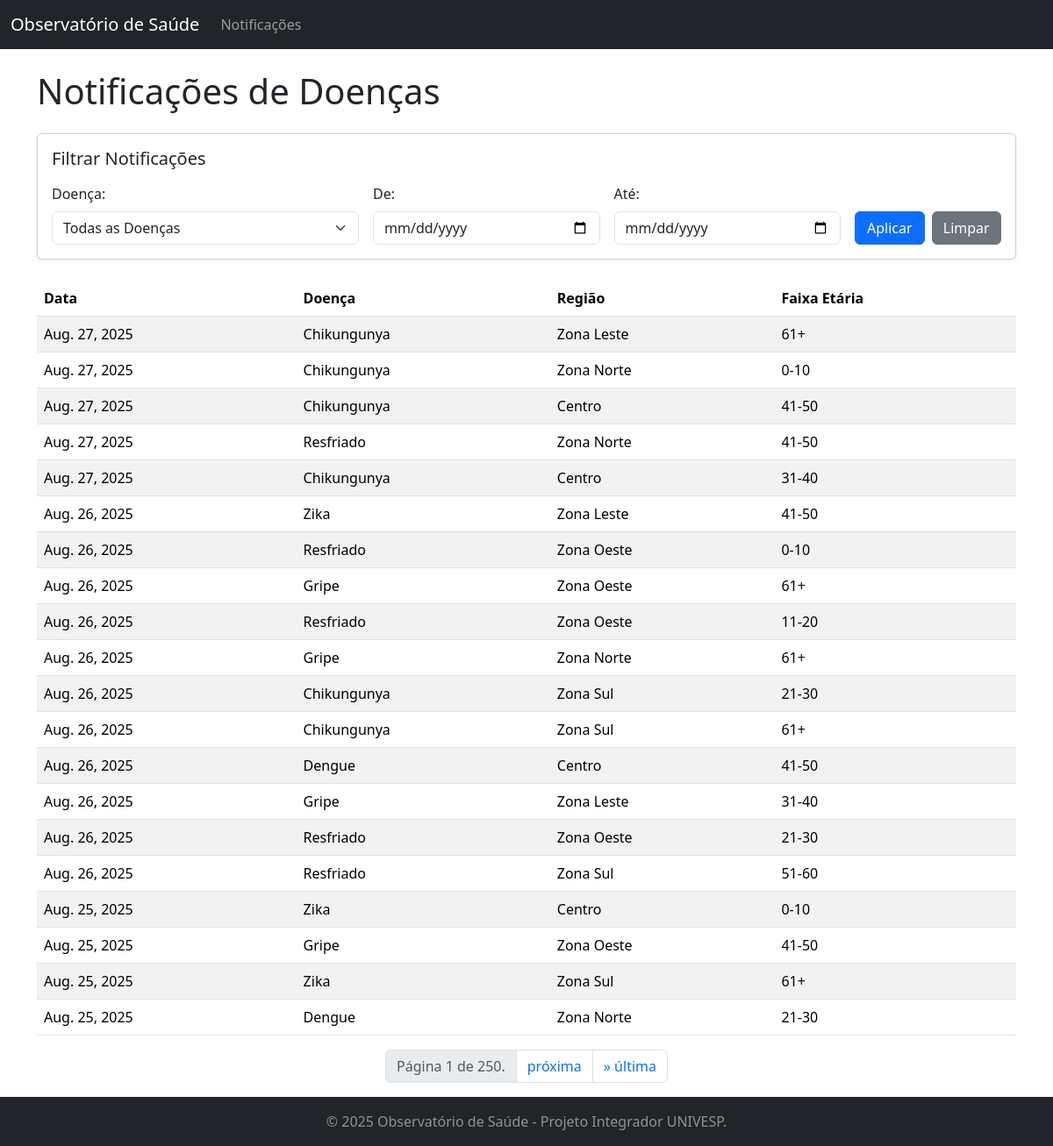
The page /notificacoes/ on the database its author committed.
### analise_saude/models.py (models this page shows)
class NotificacaoDoenca(models.Model):
    data_notificacao = models.DateField(help_text="Data da notificação do caso")
    doenca = models.CharField(max_length=100, help_text="Nome da doença (ex: Dengue, Chikungunya)")
    regiao = models.CharField(max_length=100, help_text="Região/bairro onde o caso foi notificado")
    sexo = models.CharField(max_length=10, blank=True, null=True)
    faixa_etaria = models.CharField(max_length=20, blank=True, null=True)
    class Meta:
        verbose_name = "Notificação de Doença"
        verbose_name_plural = "Notificações de Doenças"
        ordering = ['-data_notificacao']

### analise_saude/views.py (the view)
# urls.py: path('notificacoes/', views.lista_notificacoes, name='lista_notificacoes'),
def lista_notificacoes(request):
    notificacoes_list = NotificacaoDoenca.objects.all().order_by('-data_notificacao')
    doenca = request.GET.get('doenca')
    data_inicio = request.GET.get('data_inicio')
    data_fim = request.GET.get('data_fim')
    if doenca:
        notificacoes_list = notificacoes_list.filter(doenca=doenca)
    if data_inicio:
        notificacoes_list = notificacoes_list.filter(data_notificacao__gte=data_inicio)
    if data_fim:
        notificacoes_list = notificacoes_list.filter(data_notificacao__lte=data_fim)
    paginator = Paginator(notificacoes_list, 20)
    page_number = request.GET.get('page')
    notificacoes = paginator.get_page(page_number)
    doencas_disponiveis = NotificacaoDoenca.objects.values('doenca').annotate(
        total=Count('id')).order_by('doenca')
    context = {
        'notificacoes': notificacoes,
        'doencas_disponiveis': doencas_disponiveis,
    }
    return render(request, 'analise_saude/lista_notificacoes.html', context)

### analise_saude/templates/analise_saude/lista_notificacoes.html (shortened to what this page needs)
{% extends 'analise_saude/base.html' %}
{% block content %}
    <h1 class="mb-4">Notificações de Doenças</h1>
    <div class="card p-3 mb-4 shadow-sm">
        <h4 class="card-title h5 mb-3">Filtrar Notificações</h4>
        <form method="get" class="row g-3 align-items-end">
            <div class="col-md-4">
                <label for="doenca" class="form-label">Doença:</label>
                <select name="doenca" id="doenca" class="form-select">
                    <option value="">Todas as Doenças</option>
                </select>
            </div>
            <div class="col-md-3">
                <label for="data_inicio" class="form-label">De:</label>
                <input type="date" name="data_inicio" id="data_inicio" class="form-control" value="{{ request.GET.data_inicio }}">
            </div>
            <div class="col-md-3">
                <label for="data_fim" class="form-label">Até:</label>
                <input type="date" name="data_fim" id="data_fim" class="form-control" value="{{ request.GET.data_fim }}">
            </div>
            <div class="col-md-2 d-flex align-items-end">
                <button type="submit" class="btn btn-primary w-100 me-2">Aplicar</button>
                <a href="{% url 'lista_notificacoes' %}" class="btn btn-secondary w-100">Limpar</a>
            </div>
        </form>
    </div>
    <div class="table-responsive">
        <table class="table table-striped table-hover">
            <thead>
                <tr>
                    <th>Data</th>
                    <th>Doença</th>
                    <th>Região</th>
                    <th>Faixa Etária</th>
                </tr>
            </thead>
            <tbody>
                {% for notificacao in notificacoes %}
                    <tr>
                        <td>{{ notificacao.data_notificacao }}</td>
                        <td>{{ notificacao.doenca }}</td>
                        <td>{{ notificacao.regiao }}</td>
                        <td>{{ notificacao.faixa_etaria }}</td>
                    </tr>
                {% empty %}
                    <tr>
                        <td colspan="4">Nenhuma notificação encontrada com os filtros aplicados.</td>
                    </tr>
                {% endfor %}
            </tbody>
        </table>
    </div>
    <nav aria-label="Paginação">
        <ul class="pagination justify-content-center">
            <li class="page-item disabled"><span class="page-link">Página {{ notificacoes.number }} de {{ notificacoes.paginator.num_pages }}.</span></li>
            {% if notificacoes.has_next %}
                <li class="page-item"><a class="page-link" href="?page={{ notificacoes.next_page_number }}{% for key, value in request.GET.items %}{% if key != 'page' %}&{{ key }}={{ value }}{% endif %}{% endfor %}">próxima</a></li>
                <li class="page-item"><a class="page-link" href="?page={{ notificacoes.paginator.num_pages }}">&raquo; última</a></li>
            {% endif %}
        </ul>
    </nav>
{% endblock %}

### analise_saude/templates/analise_saude/base.html (shortened to what this page needs)
<!DOCTYPE html>
<html lang="pt-br">
<head>
    <link href="https://cdn.jsdelivr.net/npm/bootstrap@5.3.3/dist/css/bootstrap.min.css" rel="stylesheet">
</head>
<body>
    <nav class="navbar navbar-expand-lg navbar-dark bg-dark">
        <div class="container-fluid">
            <a class="navbar-brand" href="{% url 'dashboard' %}">Observatório de Saúde</a>
            <div class="collapse navbar-collapse" id="navbarNav">
                <ul class="navbar-nav me-auto mb-2 mb-lg-0">
                    <li class="nav-item">
                        <a class="nav-link" href="{% url 'lista_notificacoes' %}">Notificações</a>
                    </li>
                    </ul>
            </div>
        </div>
    </nav>
    <div class="container mt-4">
        {% block content %}{% endblock %}
    </div>
    <footer class="footer mt-auto py-3 bg-dark text-white-50">
        <div class="container text-center">
            <span class="text-white-50">© 2025 Observatório de Saúde - Projeto Integrador UNIVESP.</span>
        </div>
    </footer>
</body>
</html>

### rows shown on the page
NotificacaoDoenca: data_notificacao "Aug. 27, 2025", doenca "Chikungunya", regiao "Zona Leste", faixa_etaria "61+"
NotificacaoDoenca: data_notificacao "Aug. 27, 2025", doenca "Chikungunya", regiao "Zona Norte", faixa_etaria "0-10"
NotificacaoDoenca: data_notificacao "Aug. 27, 2025", doenca "Chikungunya", regiao "Centro", faixa_etaria "41-50"
NotificacaoDoenca: data_notificacao "Aug. 27, 2025", doenca "Resfriado", regiao "Zona Norte", faixa_etaria "41-50"
NotificacaoDoenca: data_notificacao "Aug. 26, 2025", doenca "Zika", regiao "Zona Leste", faixa_etaria "41-50"
NotificacaoDoenca: data_notificacao "Aug. 26, 2025", doenca "Resfriado", regiao "Zona Oeste", faixa_etaria "0-10"
NotificacaoDoenca: data_notificacao "Aug. 26, 2025", doenca "Gripe", regiao "Zona Oeste", faixa_etaria "61+"
NotificacaoDoenca: data_notificacao "Aug. 26, 2025", doenca "Resfriado", regiao "Zona Oeste", faixa_etaria "11-20"
NotificacaoDoenca: data_notificacao "Aug. 26, 2025", doenca "Gripe", regiao "Zona Norte", faixa_etaria "61+"
NotificacaoDoenca: data_notificacao "Aug. 26, 2025", doenca "Chikungunya", regiao "Zona Sul", faixa_etaria "21-30"
NotificacaoDoenca: data_notificacao "Aug. 26, 2025", doenca "Chikungunya", regiao "Zona Sul", faixa_etaria "61+"
NotificacaoDoenca: data_notificacao "Aug. 26, 2025", doenca "Dengue", regiao "Centro", faixa_etaria "41-50"
NotificacaoDoenca: data_notificacao "Aug. 26, 2025", doenca "Gripe", regiao "Zona Leste", faixa_etaria "31-40"
NotificacaoDoenca: data_notificacao "Aug. 26, 2025", doenca "Resfriado", regiao "Zona Oeste", faixa_etaria "21-30"
NotificacaoDoenca: data_notificacao "Aug. 25, 2025", doenca "Zika", regiao "Centro", faixa_etaria "0-10"
NotificacaoDoenca: data_notificacao "Aug. 25, 2025", doenca "Gripe", regiao "Zona Oeste", faixa_etaria "41-50"
NotificacaoDoenca: data_notificacao "Aug. 25, 2025", doenca "Zika", regiao "Zona Sul", faixa_etaria "61+"
NotificacaoDoenca: data_notificacao "Aug. 25, 2025", doenca "Dengue", regiao "Zona Norte", faixa_etaria "21-30"

### other values the page prints
{{ notificacoes.number }} "1"
{{ notificacoes.paginator.num_pages }} "250"
